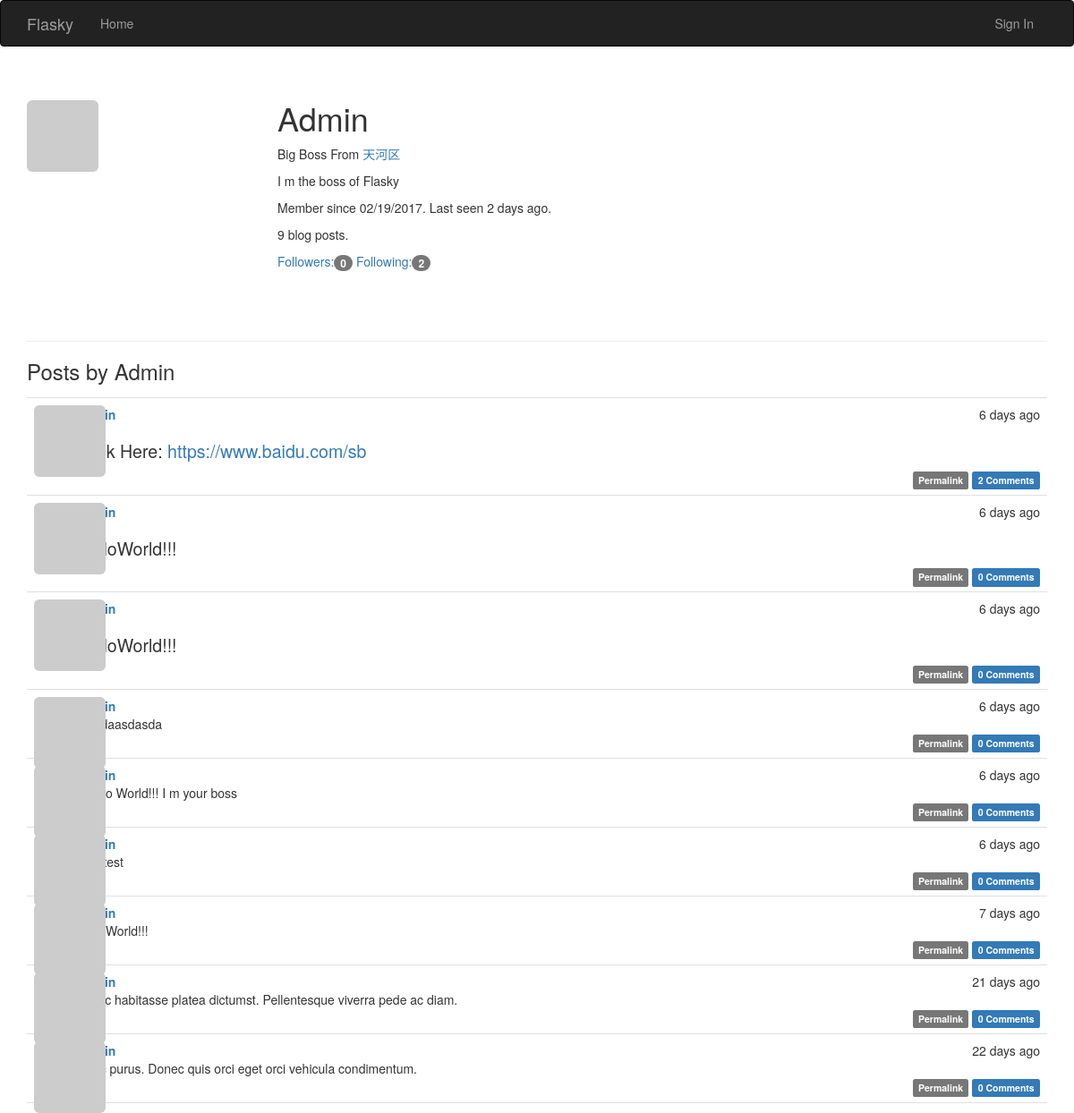
Before: /user/Admin with the older database file.
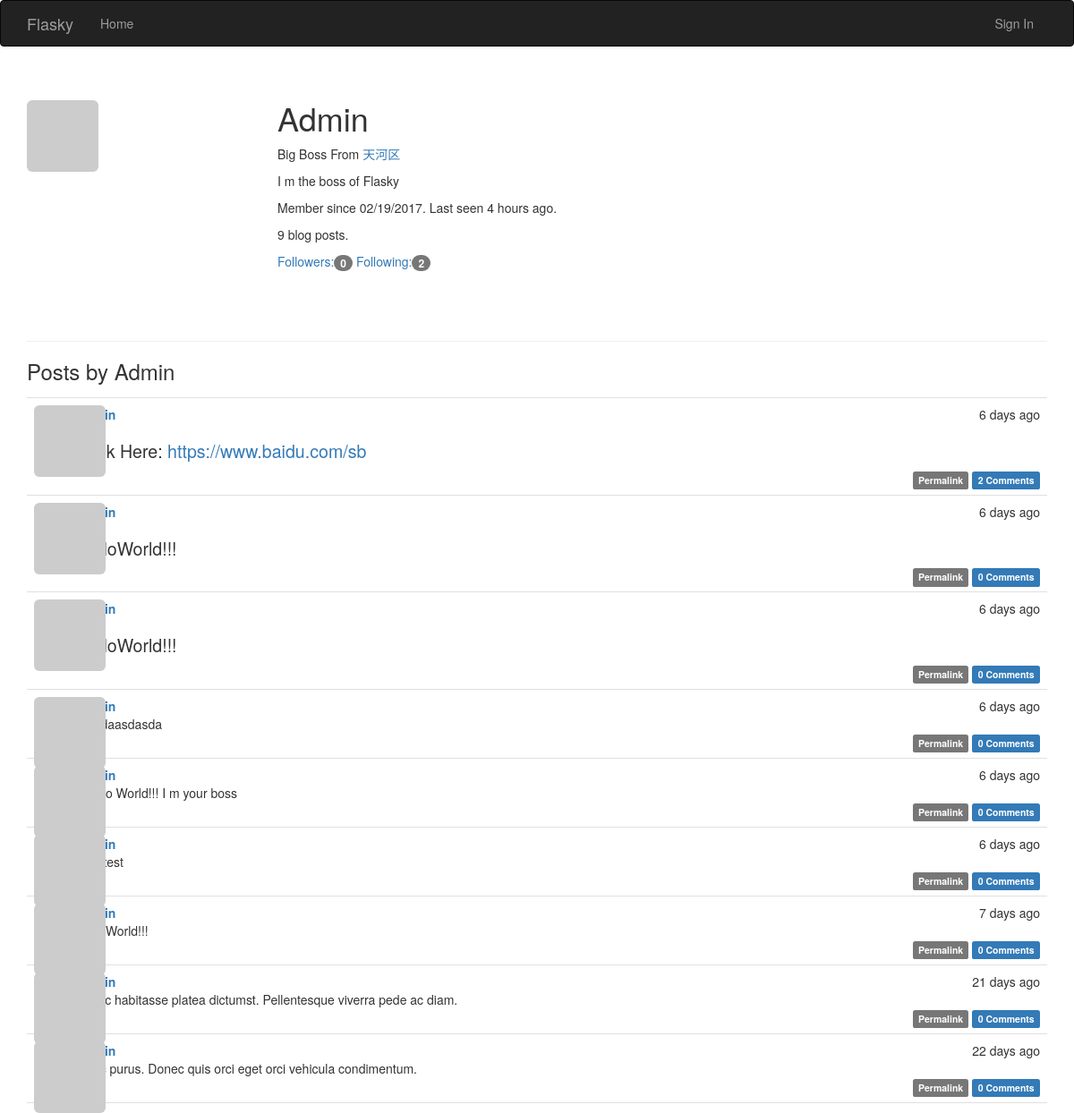
After: the same page with the newer database file.
### app/models.py (models this page shows, shortened)
class User(UserMixin, db.Model):
    __tablename__ = "users"
    id = db.Column(db.Integer, primary_key=True)
    email = db.Column(db.String(64), unique=True, index=True)
    username = db.Column(db.String(64), unique=True, index=True)
    role_id = db.Column(db.Integer, db.ForeignKey("roles.id"))
    password_hash = db.Column(db.String(128))
    confirmed = db.Column(db.Boolean, default=False)
    new_email = db.Column(db.String(64), index=True)
    name = db.Column(db.String(64))
    location = db.Column(db.String(64))
    about_me = db.Column(db.Text())
    member_since = db.Column(db.DateTime(), default=datetime.utcnow)
    last_seen = db.Column(db.DateTime(), default=datetime.utcnow)
    avatar_hash = db.Column(db.String(32))
    posts = db.relationship("Post", backref="author", lazy="dynamic")
    followed = db.relationship("Follow", foreign_keys=[Follow.follower_id],
                               backref=db.backref("follower", lazy="joined"),
                               lazy="dynamic",
                               cascade="all,delete-orphan")
    followers = db.relationship("Follow", foreign_keys=[Follow.followed_id],
                                backref=db.backref("followed", lazy="joined"),
                                lazy="dynamic",
                                cascade="all,delete-orphan")
    comments = db.relationship("Comment", backref="author", lazy="dynamic")
    @property
    def password(self):
        raise AttributeError("password is not a readable attribute")
    def gravatar(self, size=100, default="retro", rating="g"):
        if request.is_secure:
            url = "https://secure.gravatar.com/avatar"
        else:
            url = "http://www.gravatar.com/avatar"
        hash = self.avatar_hash or hashlib.md5(self.email.encode("utf-8")).hexdigest()
        return '{url}/{hash}?s={size}&d={default}&r={rating}'.format(url=url, hash=hash,
                                                                     size=size, default=default,
                                                                     rating=rating)

### app/main/views.py (the view)
@main.route("/user/<username>")
def user(username):
    user = User.query.filter_by(username=username).first()
    if user is None:
        abort(404)
    posts = user.posts.order_by(Post.timestamp.desc()).all()
    return render_template("user.html", user=user, posts=posts)

### app/auth/views.py (called while the page is built)
@auth.before_app_request
def before_request():
    if current_user.is_authenticated:
        current_user.ping()
        if not current_user.confirmed \
                and request.endpoint[:5] != "auth." \
                and request.endpoint != "static":
            return redirect(url_for("auth.unconfirmed"))

### app/main/__init__.py (called while the page is built)
@main.app_context_processor
def inject_permissions():
    return dict(Permission=Permission)

### app/models.py (called while the page is built)
    def can(self, permissions):
        return False

    def is_administrator(self):
        return False

### app/templates/user.html (shortened to what this page needs)
{% extends "base.html" %}
{% block page_content %}
    <div class="page-header">
        <img class="img-rounded profile-thumbnail" src="{{ user.gravatar(size=256) }}"/>
        <div class="profile-header">
            <h1>{{ user.username }}</h1>
            {% if user.name or user.location %}
                <p>
                    {% if user.name %}
                        {{ user.name }}
                    {% endif %}
                    {% if user.location %}
                        From
                        <a href="https://maps.google.com/?q={{ user.location }}">
                            {{ user.location }}
                        </a>
                    {% endif %}
                </p>
            {% endif %}
            {% if user.about_me %}
                <p>{{ user.about_me }}</p>
            {% endif %}
            <p>
                Member since {{ moment(user.member_since).format("L") }}.
                Last seen {{ moment(user.last_seen).fromNow(refresh=True) }}.
            </p>
            <p>{{ user.posts.count() }} blog posts.</p>
            <a href="{{ url_for('main.followers',username=user.username) }}">
                Followers:<span class="badge">{{ user.followers.count()-1 }}</span>
            </a>
            <a href="{{ url_for('main.followed_by',username=user.username) }}">
                Following:<span class="badge">{{ user.followed.count()-1 }}</span>
            </a>
        </div>
    </div>
    <h3> Posts by {{ user.username }}</h3>
    {% include '_posts.html' %}
{% endblock %}

Changed rows visible on the page:
changed User "Admin": last_seen "2 days ago" → "4 hours ago"
